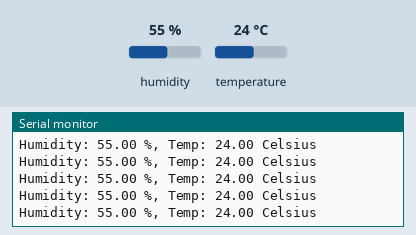
The sketch below on a simulated Arduino Uno, built with avr-gcc and run on an emulated ATmega328P. Shown: the last lines printed to the serial monitor. The test bench sets the inputs (shaded band); at power-on: humidity 55 %, temperature 24 °C.

Above: at 2.8 s.
2.9 s: humidity set to 22 %
At 4.22 s:
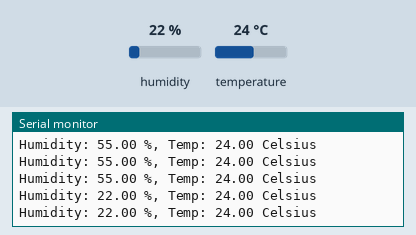
5.6 s: temperature set to 12 °C
At 6.15 s:
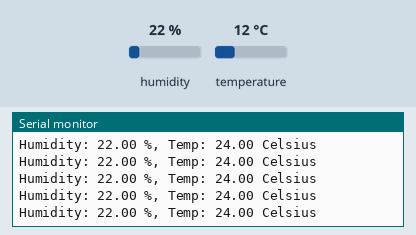
11.6 s: humidity set to 40 %
At 12.28 s:
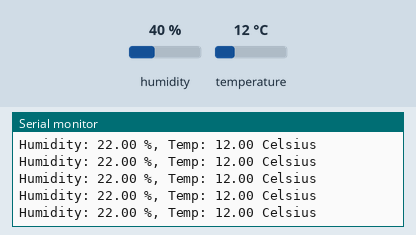
Timing chart, 0 to 14.6 s (numbered marks = the images above; inputs shaded):
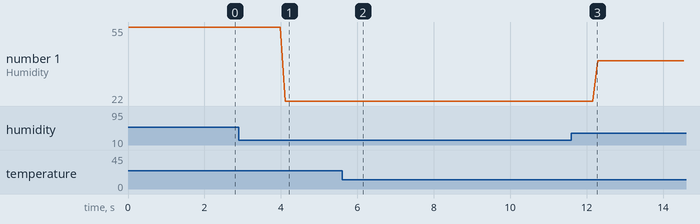

Measured:
- after the input at 2.9 s, the serial monitor: prints a new line after 1.2 s (image 1)
- plotted number 1: 55 → 22 after the input at 2.9 s, 22 → 40 after the input at 11.6 s

The sketch:

DHT_trransistor_se_prende_motor_a_18__C.ino
```cpp
/* How to use DHT-11 sensor with Arduino uno
   Temperature and humidity sensor
   Dev: Michalis Vasilakis // Date: 1/7/2015 // www.ardumotive.com */

//Libraries
#include <DHT.h>

//Constants
#define DHTPIN 2     // what pin we're connected to
#define DHTTYPE DHT11   // DHT 11  (AM2302)
// Initialize DHT sensor for normal 16mhz Arduino
DHT dht(DHTPIN, DHTTYPE);

//Variables
int chk;
float hum;  //Stores humidity value
float temp; //Stores temperature value

void setup()
{
    Serial.begin(9600);
	dht.begin();

}

void loop()
{
   if ( temp > 17 ){
      digitalWrite(6, HIGH);
     }
     else{
       digitalWrite(6, LOW);
     }
     //Read data and store it to variables hum and temp
    hum = dht.readHumidity();
    temp= dht.readTemperature();
    //Print temp and humidity values to serial monitor
    Serial.print("Humidity: ");
    Serial.print(hum);
    Serial.print(" %, Temp: ");
    Serial.print(temp);
    Serial.println(" Celsius");
    delay(100); //Delay 2 sec.

}
```
